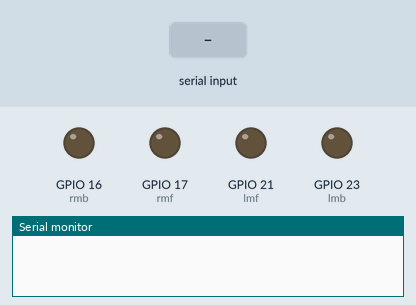
This sketch was run on a simulated ESP32. Shown: output pins drawn as LEDs (lit = HIGH), the last lines printed to the serial monitor. Inputs (shaded band) come from the test bench. Nothing arrives over Bluetooth unless stated.

Above: at 0.8 s.
0.9 s: "g" received over the second serial link
At 1.7 s:
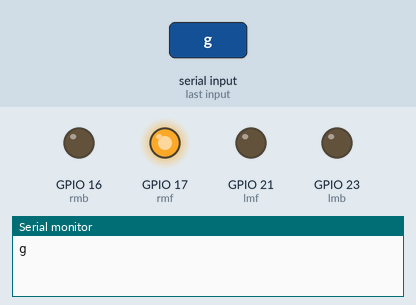
2.4 s: "H" received over the second serial link
At 2.8 s:
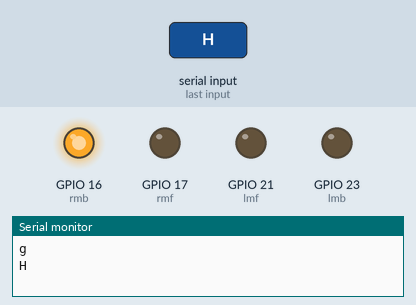
3.9 s: "I" received over the second serial link
At 5.1 s:
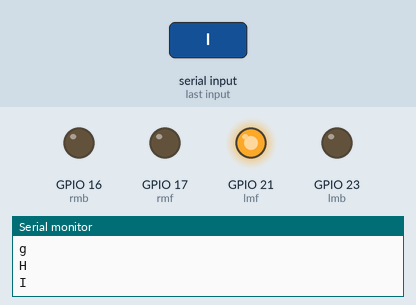
5.4 s: "F90\n" received over the second serial link
At 6.3 s:
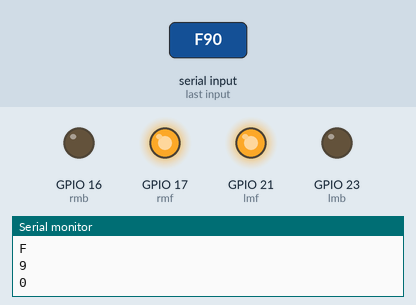
6.9 s: "h" received over the second serial link
At 7.5 s:
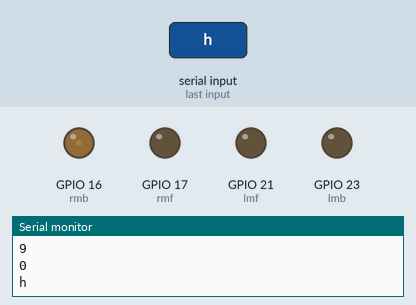
8.4 s: "i" received over the second serial link
At 9.8 s:
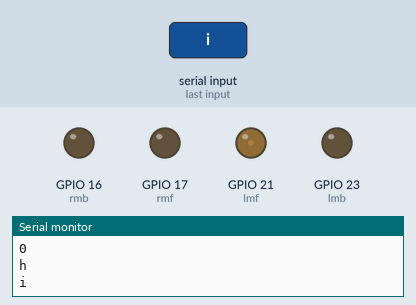
Timing chart, 0 to 10.9 s (numbered marks = the images above; inputs shaded):
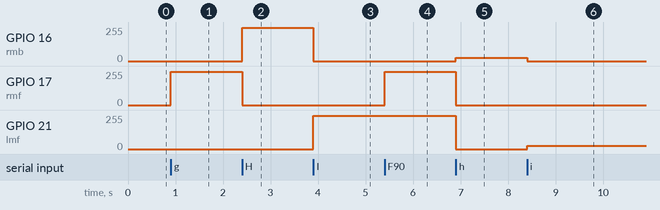

The sketch:

ESP32_Controlled_Robot.ino
```cpp
#include "BluetoothSerial.h"
BluetoothSerial SerialBT;

#define rmf 17
#define rmb 16
#define lmf 21
#define lmb 23

bool mode = 0;
void setup() {
  Serial.begin(115200);
  SerialBT.begin("BRC 2");
  motor(0, 0);
  remote_control();
}

void loop() {
}
```

Control.ino
```cpp
void remote_control() {
  byte spd = 10;
  while (1) {
    if (SerialBT.available() > 0) {
      char data = SerialBT.read();
      Serial.println(data);
      if (data == 'F') motor(25 * spd, 25 * spd);
      else if (data == 'B') motor(-25 * spd, -25 * spd);
      else if (data == 'L') motor(-25 * spd, 25 * spd);
      else if (data == 'R') motor(25 * spd, -25 * spd);
      else if (data == 'G' || data == 'g') motor(0, 25 * spd);
      else if (data == 'H' || data == 'h') motor(0, -25 * spd);
      else if (data == 'I' || data == 'i') motor(25 * spd, 0);
      else if (data == 'J' || data == 'j') motor(-25 * spd, 0);
      else if (data >= '0' && data <= '9') spd = data - '0' + 1;
      else if (data == 'S') motor(0, 0);
    }
  }
}
```

motor.ino
```cpp
void motor(int a, int b) {

  if (a >= 0) {
    analogWrite(lmf, a);
    analogWrite(lmb, 0);
  } else {
    a = -a;
    analogWrite(lmf, 0);
    analogWrite(lmb, a);
  }
  if (b >= 0) {
    analogWrite(rmf, b);
    analogWrite(rmb, 0);
  } else {
    b = -b;
    analogWrite(rmf, 0);
    analogWrite(rmb, b);
  }
}
```

Measured:
- after the input at 0.9 s, GPIO 17 (rmf): 0/255 → 250/255 at once
- after the input at 2.4 s, GPIO 16 (rmb): 0/255 → 250/255 at once; GPIO 17 (rmf): 250/255 → 0/255 at once
- after the input at 3.9 s, GPIO 16 (rmb): 250/255 → 0/255 at once; GPIO 21 (lmf): 0/255 → 250/255 at once
- after the input at 5.4 s, GPIO 17 (rmf): 0/255 → 250/255 at once
- after the input at 6.9 s, GPIO 16 (rmb): 0/255 → 25/255 at once; GPIO 17 (rmf), GPIO 21 (lmf): 250/255 → 0/255 at once
- after the input at 8.4 s, GPIO 16 (rmb): 25/255 → 0/255 at once; GPIO 21 (lmf): 0/255 → 25/255 at once
